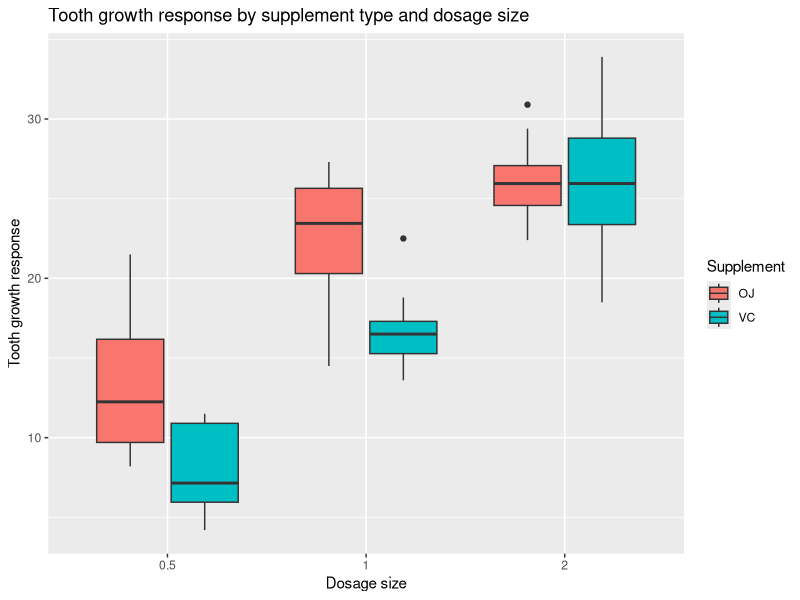
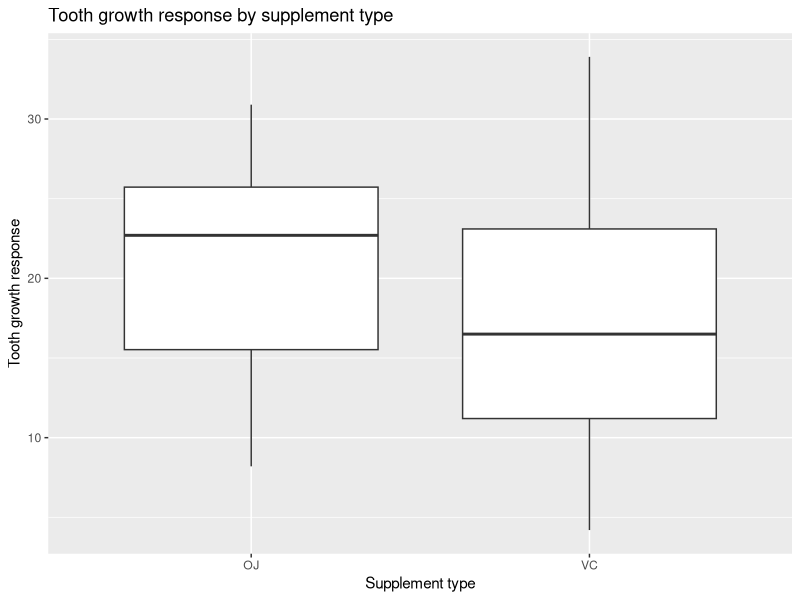
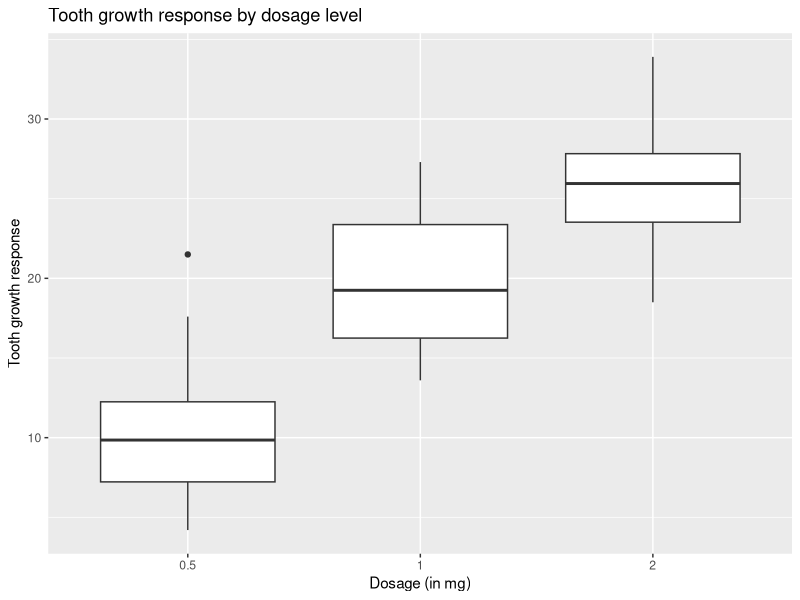

Write R code to recreate these figures, in order. (Note: this script raises an error after producing the figures.)
## ---- chunk 1
library(datasets)
data("ToothGrowth")
## ---- chunk 2
str(ToothGrowth)
## ---- chunk 3
library(dplyr, warn.conflicts = FALSE)
library(reshape2, warn.conflicts = FALSE)
# Average tooth growth by parameter combination
ToothGrowth %>% 
    recast(formula = supp ~ dose, mean, id.var = c("supp", "dose"), measure.var = "len")
## ---- chunk 4
library(ggplot2)
m <- ggplot(data = ToothGrowth, aes(y = len, x = as.factor(dose), fill = supp)) 
m <- m + geom_boxplot()
m <- m + ggtitle("Tooth growth response by supplement type and dosage size")
m <- m + xlab("Dosage size")
m <- m + ylab("Tooth growth response")
m + labs(fill = "Supplement")
## ---- chunk 5
m <- ggplot(data = ToothGrowth, aes(y = len, x = as.factor(supp)) )
m <- m + geom_boxplot()
m <- m + ggtitle("Tooth growth response by supplement type")
m <- m + xlab("Supplement type")
m + ylab("Tooth growth response")
## ---- chunk 6
meanX <- mean(ToothGrowth$len[ToothGrowth$supp=="VC"])
meanY <- mean(ToothGrowth$len[ToothGrowth$supp=="OJ"])
varX <- var(ToothGrowth$len[ToothGrowth$supp=="VC"])
varY <- var(ToothGrowth$len[ToothGrowth$supp=="OJ"])
n <- 30
df <- ((varX/n + varY/n)^2)/((varX/n)/(n-1) + (varY/n)/(n-1))
confInt <- meanY - meanX + c(-1,1)*qt(0.975,df)*sqrt(varX/n + varY/n)
confInt
## ---- chunk 7
m <- ggplot(data = ToothGrowth, aes(y = len, x = as.factor(dose)) )
m <- m + geom_boxplot()
m <- m + ggtitle("Tooth growth response by dosage level")
m <- m + xlab("Dosage (in mg)")
m + ylab("Tooth growth response")
## ---- chunk 8
tTest <- list()
tTest[[1]] <- t.test(len ~ dose,
       paired = FALSE, 
       var.equal = FALSE,
       data = ToothGrowth[ToothGrowth$dose != 2,]
       )
tTest[[2]] <- t.test(len ~ dose,
       paired = FALSE, 
       var.equal = FALSE,
       data = ToothGrowth[ToothGrowth$dose != 1,]
       )
tTest[[3]] <- t.test(len ~ dose,
       paired = FALSE, 
       var.equal = FALSE,
       data = ToothGrowth[ToothGrowth$dose != .5,]
       )
